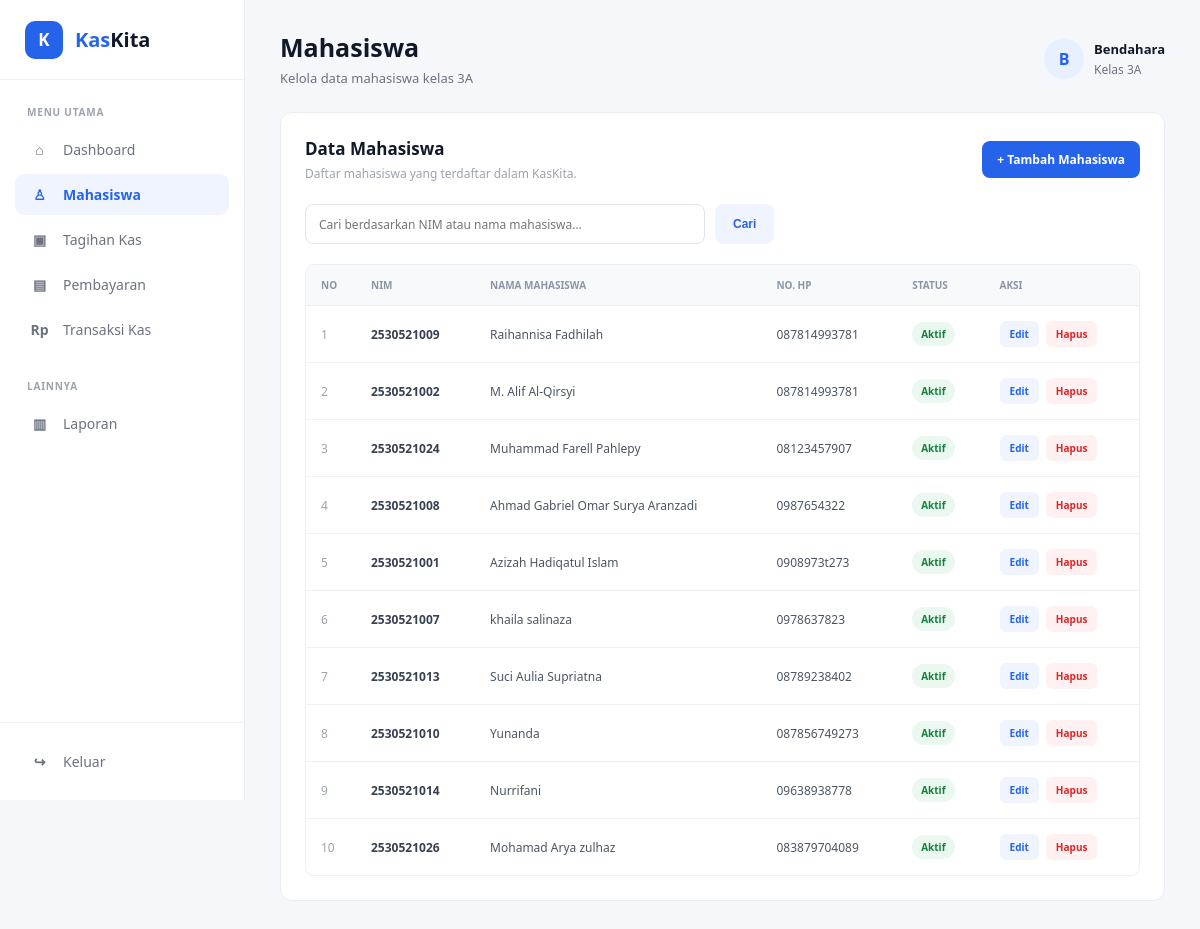
/pages/mahasiswa.php (signed in), run on the app's committed database.
### tables this page shows
CREATE TABLE `mahasiswa` (
  `id_mahasiswa` int NOT NULL,
  `id_user` int NOT NULL,
  `nim` varchar(20) NOT NULL,
  `nama_mahasiswa` varchar(100) NOT NULL,
  `no_hp` varchar(15) DEFAULT NULL,
  `status` enum('Aktif','Nonaktif') DEFAULT 'Aktif'
);

### pages/mahasiswa.php (the view, shortened to what this page needs)
<?php
$db = new Database();
$conn = $db->connect();
$cari = trim($_GET['cari'] ?? '');
$dataMahasiswa = [];
if ($cari !== '') {
    $stmt = $conn->prepare("
        SELECT
            m.id_mahasiswa,
            m.nim,
            m.nama_mahasiswa,
            m.no_hp,
            m.status
        FROM mahasiswa m
        WHERE m.nim LIKE ?
           OR m.nama_mahasiswa LIKE ?
        ORDER BY m.id_mahasiswa ASC
    ");
    $keyword = "%$cari%";
    $stmt->bind_param(
        "ss",
        $keyword,
        $keyword
    );
    $stmt->execute();
    $result = $stmt->get_result();
} else {
    $query = "
        SELECT
            m.id_mahasiswa,
            m.nim,
            m.nama_mahasiswa,
            m.no_hp,
            m.status
        FROM mahasiswa m
        ORDER BY m.id_mahasiswa ASC
    ";
    $result = $conn->query($query);
}
while ($row = $result->fetch_assoc()) {
    $dataMahasiswa[] = $row;
}
?>
<!DOCTYPE html>
<html lang="id">
<head>
    <link rel="stylesheet" href="/kaskita/assets/css/style.css">
</head>
<body>
    <div class="app">
        <aside class="sidebar">
            <div class="brand">
                <div class="brand-icon">
                    K
                </div>
                <div class="brand-name">
                    <span>Kas</span>Kita
                </div>
            </div>
            <div class="menu-section">
                <p class="menu-title">
                    MENU UTAMA
                </p>
                <nav class="menu">
                    <a href="dashboard.php">
                        <span class="menu-icon">⌂</span>
                        <span>Dashboard</span>
                    </a>
                    <a href="mahasiswa.php" class="active">
                        <span class="menu-icon">♙</span>
                        <span>Mahasiswa</span>
                    </a>
                    <a href="tagihan.php">
                        <span class="menu-icon">▣</span>
                        <span>Tagihan Kas</span>
                    </a>
                    <a href="pembayaran.php">
                        <span class="menu-icon">▤</span>
                        <span>Pembayaran</span>
                    </a>
                    <a href="transaksi.php">
                        <span class="menu-icon">Rp</span>
                        <span>Transaksi Kas</span>
                    </a>
                </nav>
            </div>
            <div class="menu-section">
                <p class="menu-title">
                    LAINNYA
                </p>
                <nav class="menu">
                    <a href="#">
                        <span class="menu-icon">▥</span>
                        <span>Laporan</span>
                    </a>
                </nav>
            </div>
            <div class="sidebar-bottom">
                <a href="../index.php" class="logout">
                    <span class="menu-icon">↪</span>
                    <span>Keluar</span>
                </a>
            </div>
        </aside>
        <main class="main-content">
            <header class="topbar">
                <div class="page-title">
                    <h1>Mahasiswa</h1>
                    <p>
                        Kelola data mahasiswa kelas 3A
                    </p>
                </div>
                <div class="profile">
                    <div class="profile-icon">
                        B
                    </div>
                    <div class="profile-info">
                        <strong>
                            Bendahara
                        </strong>
                        <span>
                            Kelas 3A
                        </span>
                    </div>
                </div>
            </header>
            <section class="content-card">
                <div class="content-header">
                    <div>
                        <h2>
                            Data Mahasiswa
                        </h2>
                        <p>
                            Daftar mahasiswa yang terdaftar dalam KasKita.
                        </p>
                    </div>
                    <a href="tambah_mahasiswa.php" class="btn-primary">
                        + Tambah Mahasiswa
                    </a>
                </div>
            <form
                method="GET"
                action="mahasiswa.php"
                class="search-area"
            >
                <input
                    type="text"
                    name="cari"
                    value="<?= htmlspecialchars($cari) ?>"
                    placeholder="Cari berdasarkan NIM atau nama mahasiswa...">
                <button type="submit" class="btn-search">
                    Cari
                </button>
            </form>
                <div class="table-container">
                    <table>
                        <thead>
                            <tr>
                                <th>
                                    No
                                </th>
                                <th>
                                    NIM
                                </th>
                                <th>
                                    Nama Mahasiswa
                                </th>
                                <th>
                                    No. HP
                                </th>
                                <th>
                                    Status
                                </th>
                                <th>
                                    Aksi
                                </th>
                            </tr>
                        </thead>
                        <tbody>
                            <?php if (count($dataMahasiswa) > 0): ?>
                                <?php $no = 1; ?>
                                <?php foreach ($dataMahasiswa as $mhs): ?>
                                    <tr>
                                        <td>
                                            <?= $no++ ?>
                                        </td>
                                        <td>
                                            <?= htmlspecialchars($mhs['nim']) ?>
                                        </td>
                                        <td>
                                            <?= htmlspecialchars($mhs['nama_mahasiswa']) ?>
                                        </td>
                                        <td>
                                            <?= htmlspecialchars($mhs['no_hp']) ?>
                                        </td>
                                        <td>
                                            <?php if ($mhs['status'] === 'Aktif'): ?>
                                                <span class="status active-status">
                                                    Aktif
                                                </span>
                                            <?php else: ?>
                                                <span class="status rejected-status">
                                                    Nonaktif
                                                </span>
                                            <?php endif; ?>
                                        </td>
                                        <td>
                                            <div class="action-buttons">
                                                <a href="edit_mahasiswa.php?id=<?= $mhs['id_mahasiswa'] ?>" class="btn-edit">
                                                    Edit
                                                </a>
                                                <a href="hapus_mahasiswa.php?id=<?= $mhs['id_mahasiswa'] ?>" class="btn-delete"
                                                    onclick="return confirm('Yakin ingin menghapus mahasiswa ini?');">
                                                    Hapus
                                                </a>
                                            </div>
                                        </td>
                                    </tr>
                                <?php endforeach; ?>
                            <?php endif; ?>
                        </tbody>
                    </table>
                </div>
            </section>
        </main>
    </div>
</body>
</html>

### assets/css/style.css (style rules this page uses)
* { margin: 0; padding: 0; box-sizing: border-box; }
body { font-family: "Segoe UI", Arial, sans-serif; background: #f5f7fb; color: #1f2937; }
a { text-decoration: none; }
.app { min-height: 100vh; display: flex; }
.sidebar { width: 245px; min-height: 100vh; background: #ffffff; border-right: 1px solid #e8ebf0; position: fixed; left: 0; top: 0; display: flex; flex-direction: column; }
.brand { height: 80px; padding: 0 25px; display: flex; align-items: center; gap: 12px; border-bottom: 1px solid #f0f1f4; }
.brand-icon { width: 38px; height: 38px; border-radius: 10px; background: #2563eb; color: white; display: flex; align-items: center; justify-content: center; font-size: 17px; font-weight: 700; }
.brand-name { font-size: 20px; font-weight: 700; color: #111827; }
.brand-name span { color: #2563eb; }
.menu-section { padding: 25px 15px 0; }
.menu-title { font-size: 10px; font-weight: 700; color: #9ca3af; letter-spacing: 0.8px; padding: 0 12px; margin-bottom: 10px; }
.menu a { display: flex; align-items: center; gap: 12px; color: #6b7280; padding: 11px 13px; border-radius: 9px; margin-bottom: 4px; font-size: 14px; transition: all 0.2s; }
.menu a.active { background: #eff4ff; color: #2563eb; font-weight: 600; }
.menu-icon { width: 23px; text-align: center; font-size: 14px; font-weight: 600; }
.sidebar-bottom { margin-top: auto; padding: 18px 15px; border-top: 1px solid #f0f1f4; }
.logout { display: flex; align-items: center; gap: 12px; color: #6b7280; padding: 11px 13px; border-radius: 9px; font-size: 14px; }
.main-content { width: calc(100% - 245px); margin-left: 245px; min-height: 100vh; padding: 30px 35px; }
.topbar { display: flex; align-items: center; justify-content: space-between; margin-bottom: 25px; }
.page-title h1 { font-size: 25px; color: #111827; margin-bottom: 5px; }
.page-title p { font-size: 13px; color: #6b7280; }
.profile { display: flex; align-items: center; gap: 10px; }
.profile-icon { width: 40px; height: 40px; border-radius: 50%; background: #e8f0ff; color: #2563eb; display: flex; align-items: center; justify-content: center; font-weight: 700; }
.profile-info strong { display: block; font-size: 13px; color: #111827; }
.profile-info span { display: block; margin-top: 3px; font-size: 12px; color: #6b7280; }
.content-card { background: #ffffff; border: 1px solid #e9edf3; border-radius: 12px; padding: 24px; margin-top: 5px; }
.content-header { display: flex; justify-content: space-between; align-items: center; gap: 20px; margin-bottom: 22px; }
.content-header h2 { font-size: 17px; color: #111827; margin-bottom: 5px; }
.content-header p { font-size: 12px; color: #9ca3af; }
.btn-primary { display: inline-flex; align-items: center; justify-content: center; padding: 10px 15px; border-radius: 8px; background: #2563eb; color: white; font-size: 12px; font-weight: 600; transition: 0.2s; }
.search-area { display: flex; gap: 10px; margin-bottom: 20px; }
.search-area input { flex: 1; max-width: 400px; height: 40px; border: 1px solid #e1e5eb; border-radius: 8px; padding: 0 13px; outline: none; font-family: inherit; font-size: 12px; color: #374151; }
.btn-search { border: none; background: #eff4ff; color: #2563eb; padding: 0 18px; border-radius: 8px; font-size: 12px; font-weight: 600; cursor: pointer; }
.table-container { width: 100%; overflow-x: auto; border: 1px solid #edf0f4; border-radius: 9px; }
table { width: 100%; border-collapse: collapse; min-width: 750px; }
thead { background: #f8f9fb; }
th { padding: 13px 15px; text-align: left; font-size: 10px; color: #8b95a5; font-weight: 700; text-transform: uppercase; border-bottom: 1px solid #e9edf3; }
td { padding: 15px; font-size: 12px; color: #4b5563; border-bottom: 1px solid #f0f1f4; }
tbody tr:last-child td { border-bottom: none; }
td:nth-child(1) { color: #9ca3af; width: 50px; }
td:nth-child(2) { color: #374151; font-weight: 600; }
.status { display: inline-flex; padding: 5px 9px; border-radius: 20px; font-size: 10px; font-weight: 600; }
.active-status { background: #eaf8f0; color: #15803d; }
.action-buttons { display: flex; gap: 7px; }
.btn-edit, .btn-delete { padding: 6px 10px; border-radius: 6px; font-size: 10px; font-weight: 600; }
.btn-edit { background: #eff4ff; color: #2563eb; }
.btn-delete { background: #fff1f2; color: #dc2626; }

### data on the page
mahasiswa: nim "2530521009", nama_mahasiswa "Raihannisa Fadhilah", no_hp "087814993781", status "Aktif"
mahasiswa: nim "2530521002", nama_mahasiswa "M. Alif Al-Qirsyi", no_hp "087814993781", status "Aktif"
mahasiswa: nim "2530521024", nama_mahasiswa "Muhammad Farell Pahlepy", no_hp "08123457907", status "Aktif"
mahasiswa: nim "2530521008", nama_mahasiswa "Ahmad Gabriel Omar Surya Aranzadi", no_hp "0987654322", status "Aktif"
mahasiswa: nim "2530521001", nama_mahasiswa "Azizah Hadiqatul Islam", no_hp "0908973t273", status "Aktif"
mahasiswa: nim "2530521007", nama_mahasiswa "khaila salinaza", no_hp "0978637823", status "Aktif"
mahasiswa: nim "2530521013", nama_mahasiswa "Suci Aulia Supriatna", no_hp "08789238402", status "Aktif"
mahasiswa: nim "2530521010", nama_mahasiswa "Yunanda", no_hp "087856749273", status "Aktif"
mahasiswa: nim "2530521014", nama_mahasiswa "Nurrifani", no_hp "09638938778", status "Aktif"
mahasiswa: nim "2530521026", nama_mahasiswa "Mohamad Arya zulhaz", no_hp "083879704089", status "Aktif"
